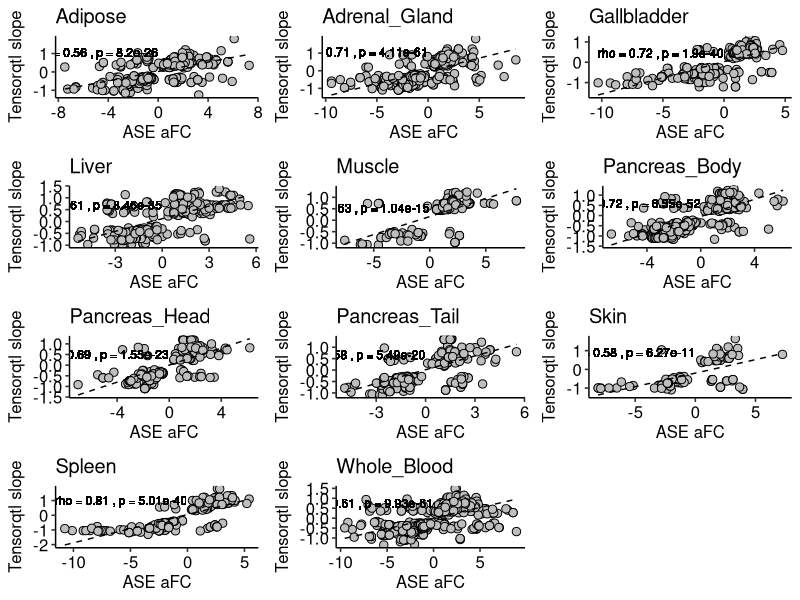

Source code (R):
#==============================================#
# ASE-eQTL-correlation #
# Supp-Figure-30#
#==============================================#

library(ggplot2)
library(ggpubr)
library(data.table)
library(tidyverse)
library(cowplot)

setwd("/media/london_A/mengxin/GTOP_code/supp/supp_fig30.Figure.S22-ASE-eQTL-correlation")


# Supp.Fig.30 ASE-eQTL-correlation ----------------------------------------


df_plot <- fread("./input/Figure S30.txt", sep = "\t")


figlist <- list()
for (tis in unique(df_plot$tissue)) {
  df_tmp <- df_plot %>% dplyr::filter(tissue==tis)
  cor_test <- cor.test(df_tmp$slope, df_tmp$logafc,method="spearman")
  rho <- cor_test$estimate[1]
  p_value <- cor_test$p.value[1]

  
  
  figlist[[tis]] <- ggplot(df_tmp)+
    geom_point(aes(x=logafc,y=slope),
               fill="grey", size=2.5, shape=21)+
    geom_text(
      aes(x=0, y=max(slope)-0.5),
      label = paste("rho =", round(rho, 2), ", p =", format(p_value, scientific = TRUE, digits = 3)),
      hjust = 1, vjust = 1, size = 3, color = "black")+
    geom_smooth(aes(x = logafc, y = slope),
                method = "lm", se = FALSE,
                color = "black", size = 0.5, linetype = "dashed") +
    xlab("ASE aFC") + 
    ylab("Tensorqtl slope")+
    theme_pubr()+
    ggtitle(sprintf("%s", tis))
  
}

plot_grid(plotlist = figlist, cols = 3)
